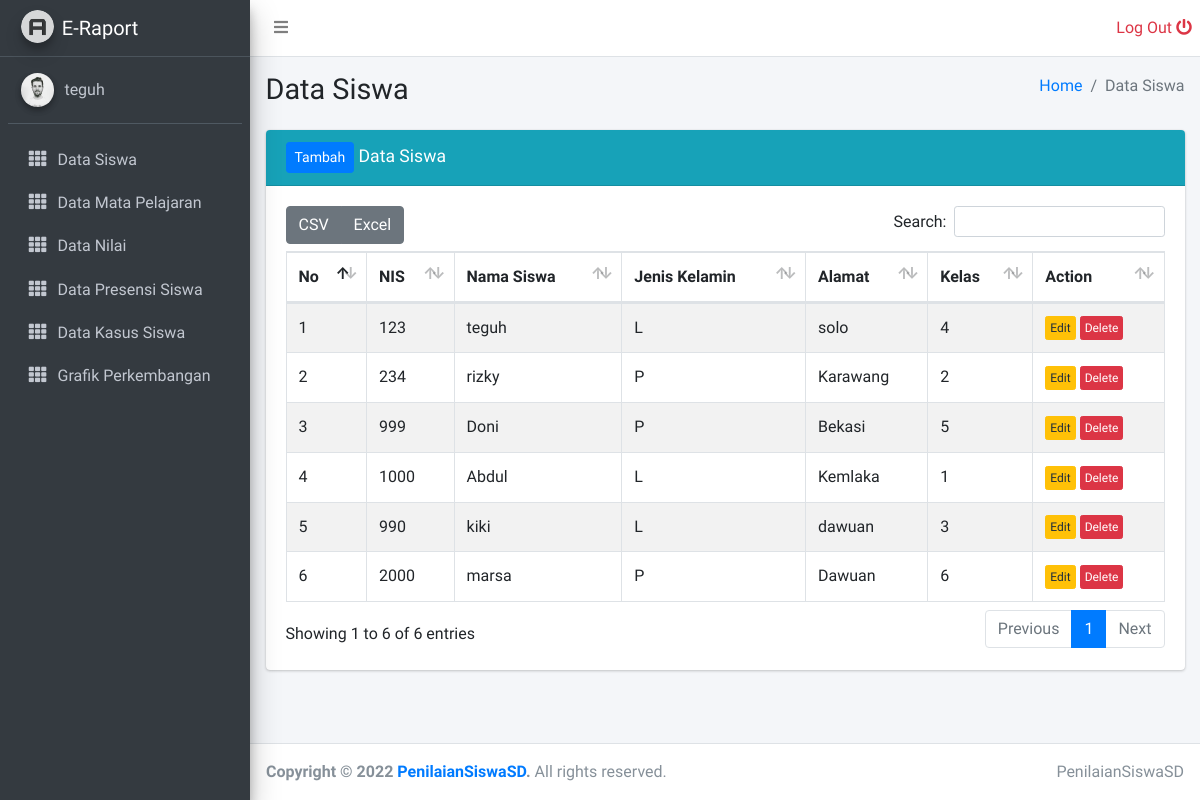
Screenshot of /admin/data_siswa.php (signed in) with the database file from the repository.
### tables this page shows
CREATE TABLE `data_siswa` (
  `id_siswa` int(11) NOT NULL,
  `nama_siswa` varchar(40) NOT NULL,
  `alamat` text NOT NULL,
  `kelas` varchar(10) NOT NULL,
  `password` varchar(30) DEFAULT NULL,
  `nis` varchar(30) DEFAULT NULL,
  `jen_kel` varchar(30) DEFAULT NULL
);

### admin/data_siswa.php (the view, shortened to what this page needs)
<?php
include '../layouts/sidebar.php';
?>
  <div class="content-wrapper">
    <div class="content-header">
      <div class="container-fluid">
        <div class="row mb-2">
          <div class="col-sm-6">
            <h1 class="m-0">Data Siswa</h1>
          </div>
          <div class="col-sm-6">
            <ol class="breadcrumb float-sm-right">
              <li class="breadcrumb-item"><a href="#">Home</a></li>
              <li class="breadcrumb-item active">Data Siswa</li>
            </ol>
          </div>
        </div>
      </div>
    </div>
    <div class="content">
      <div class="container-fluid">
        <div class="row">
          <div class="col-12">
          <div class="card card-info">
              <div class="card-header">
                <h3 class="card-title">
                <a href="../guru/tambah_data_siswa.php" class="btn btn-sm btn-primary">Tambah</a>
                Data Siswa</h3>
              </div>
              <div class="card-body">
                <table id="example1" class="table table-bordered table-striped">
                  <thead>
                  <tr>
                    <th>No</th>
                    <th>NIS</th>
                    <th>Nama Siswa</th>
                    <th>Jenis Kelamin</th>
                    <th>Alamat</th>
                    <th>Kelas</th>
                    <th>Action</th>
                  </tr>
                  </thead>
                  <tbody>
                  <?php
                    include '../config/koneksi.php';
                    $query = "SELECT * FROM data_siswa";
                    $result = mysqli_query($koneksi, $query);
                    $no = 1;
                    while($row = mysqli_fetch_assoc($result))
                    {
                    ?>
                  <tr>
                    <td><?php echo $no; ?></td>
                    <td><?php echo $row['nis']; ?></td>
                    <td><?php echo $row['nama_siswa']; ?></td>
                    <td><?php echo $row['jen_kel']; ?></td>
                    <td><?php echo $row['alamat']; ?></td>
                    <td><?php echo $row['kelas']; ?></td>
                    <td>
                        <a href="../guru/edit_data_siswa.php?id_siswa=<?php echo $row['id_siswa']; ?>" class="btn btn-xs btn-warning">Edit</a>
                        <a href="../guru/siswa/hapus_data_siswa.php?id_siswa=<?php echo $row['id_siswa']; ?>" class="btn btn-xs btn-danger">Delete</a>
                    </td>
                  </tr>
                  <?php
                        $no++;
                    }
                  ?>
                  </tbody>
                </table>
              </div>
            </div>
          </div>
        </div>
      </div>
    </div>
  </div>
  <?php
    include '../layouts/footer.php';
  ?>

### rows the page displays
data_siswa: nis "123", nama_siswa "teguh", jen_kel "L", alamat "solo", kelas "4"
data_siswa: nis "234", nama_siswa "rizky", jen_kel "P", alamat "Karawang", kelas "2"
data_siswa: nis "999", nama_siswa "Doni", jen_kel "P", alamat "Bekasi", kelas "5"
data_siswa: nis "1000", nama_siswa "Abdul", jen_kel "L", alamat "Kemlaka", kelas "1"
data_siswa: nis "990", nama_siswa "kiki", jen_kel "L", alamat "dawuan", kelas "3"
data_siswa: nis "2000", nama_siswa "marsa", jen_kel "P", alamat "Dawuan", kelas "6"

### other values shown
$_SESSION['username'] "teguh"
